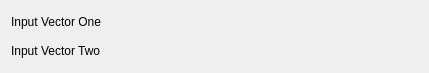
<ui version="4.0" >
 <class>DeconvolveConfig</class>
 <widget class="QWidget" name="DeconvolveConfig" >
  <property name="geometry" >
   <rect>
    <x>0</x>
    <y>0</y>
    <width>429</width>
    <height>73</height>
   </rect>
  </property>
  <property name="minimumSize" >
   <size>
    <width>400</width>
    <height>0</height>
   </size>
  </property>
  <layout class="QVBoxLayout" name="verticalLayout" >
   <item>
    <layout class="QHBoxLayout" name="horizontalLayout" >
     <item>
      <widget class="QLabel" name="label_3" >
       <property name="sizePolicy" >
        <sizepolicy vsizetype="Fixed" hsizetype="Fixed" >
         <horstretch>0</horstretch>
         <verstretch>0</verstretch>
        </sizepolicy>
       </property>
       <property name="text" >
        <string>Input Vector One</string>
       </property>
       <property name="wordWrap" >
        <bool>false</bool>
       </property>
      </widget>
     </item>
     <item>
      <widget class="Kst::VectorSelector" native="1" name="_vectorOne" >
       <property name="sizePolicy" >
        <sizepolicy vsizetype="Preferred" hsizetype="Expanding" >
         <horstretch>0</horstretch>
         <verstretch>0</verstretch>
        </sizepolicy>
       </property>
      </widget>
     </item>
    </layout>
   </item>
   <item>
    <layout class="QHBoxLayout" name="horizontalLayout_2" >
     <item>
      <widget class="QLabel" name="label_4" >
       <property name="sizePolicy" >
        <sizepolicy vsizetype="Fixed" hsizetype="Fixed" >
         <horstretch>0</horstretch>
         <verstretch>0</verstretch>
        </sizepolicy>
       </property>
       <property name="text" >
        <string>Input Vector Two</string>
       </property>
       <property name="wordWrap" >
        <bool>false</bool>
       </property>
      </widget>
     </item>
     <item>
      <widget class="Kst::VectorSelector" native="1" name="_vectorTwo" >
       <property name="sizePolicy" >
        <sizepolicy vsizetype="Preferred" hsizetype="Expanding" >
         <horstretch>0</horstretch>
         <verstretch>0</verstretch>
        </sizepolicy>
       </property>
      </widget>
     </item>
    </layout>
   </item>
  </layout>
 </widget>
 <layoutdefault spacing="6" margin="11" />
 <pixmapfunction>qPixmapFromMimeSource</pixmapfunction>
 <customwidgets>
  <customwidget>
   <class>Kst::VectorSelector</class>
   <extends>QWidget</extends>
   <header>vectorselector.h</header>
  </customwidget>
 </customwidgets>
 <resources/>
 <connections/>
</ui>
